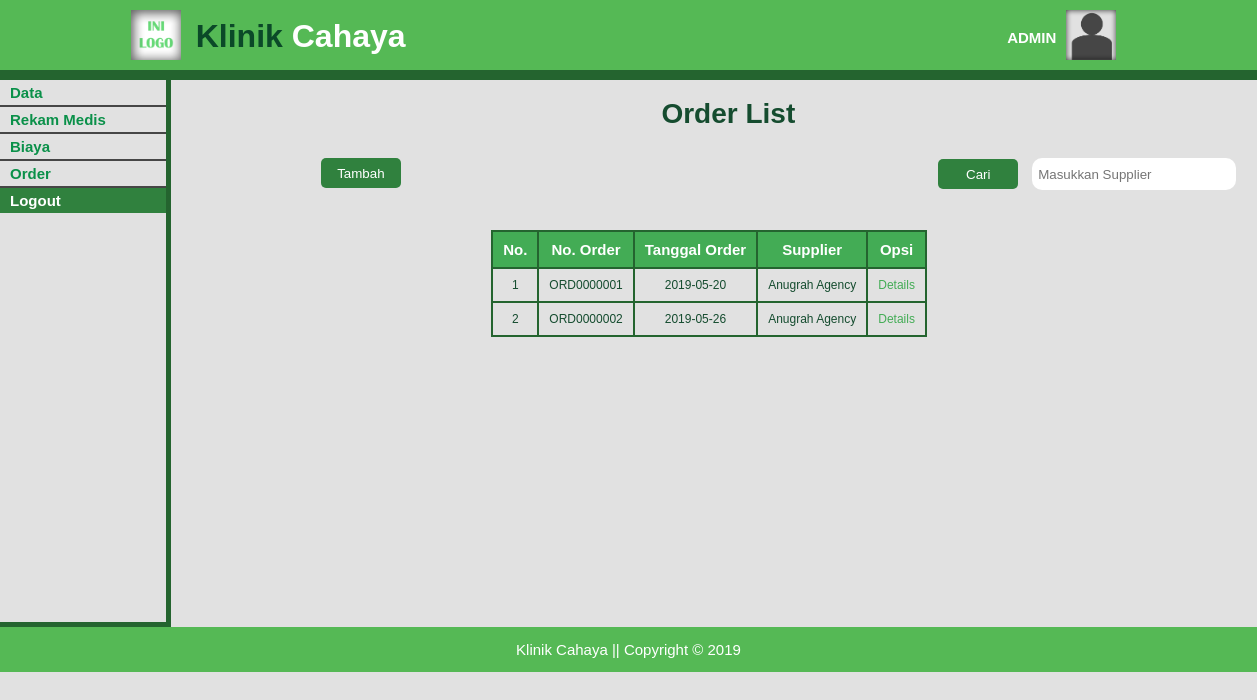
/data_order-a.php (signed in), run on the app's committed database.
### tables this page shows
CREATE TABLE `tb_order` (
  `no_order` varchar(10) NOT NULL,
  `tgl_order` date DEFAULT NULL,
  `id_supplier` varchar(8) DEFAULT NULL
);

CREATE TABLE `tb_supplier` (
  `id_supplier` varchar(8) NOT NULL,
  `nama` varchar(30) DEFAULT NULL,
  `deskripsi` varchar(30) DEFAULT NULL,
  `telp` varchar(15) DEFAULT NULL,
  `alamat` varchar(100) DEFAULT NULL,
  `kota` varchar(30) DEFAULT NULL
);

### data_order-a.php (the view, shortened to what this page needs)
<!DOCTYPE html>
<html>
  <head>
    <link rel="stylesheet" href="./css/data-c_style.css">
  </head>
  <body>
    <header>
      <div class="container">
        <div id="logo">
          <img src="./img/ini_logo.png" alt="Logo">
          <a href="index-a.php"><span class="hightlight">Klinik</span> Cahaya</a>
        </div>
        <div id="profil">
          <img src="./img/pp.png" alt="Profil">
          <h4>ADMIN</h4>
        </div>
      </div>
    </header>
    <section id="sidemenu">
      <div class="container">
        <ul>
          <li class="main">Data
          </li>
          <li class="main"><a href="data_rm-a.php">Rekam Medis</a></li>
					<li class="main">Biaya
          </li>
          <li class="main"><a href="data_order-a.php">Order</a></li>
          <li id="logout"><a href="logout-action.php">Logout</a></li>
        </ul>
      </div>
    </section>
    <section id="content">
      <div class="container">
        <div class="title">
          <h2>Order List</h2>
        </div>
        <div class="button">
          <a href="add-order.php"><button type="button" name="tambah">Tambah</button></a>
					<form class="search" action="" method="post">
						<input class="submit" type="submit" name="cariB" value="Cari">
	          <input class="text" type="text" name="cari" placeholder="&nbsp;Masukkan Supplier">
					</form>
        </div>
        <br>
        <div class="table">
          <table border=1px>
            <tr>
              <th>No.</th>
              <th>No. Order</th>
              <th>Tanggal Order</th>
              <th>Supplier</th>
              <th>Opsi</th>
            </tr>
            <?php
              include('connect.php');
							$cari = empty($_POST['cariB']) ? '' : $_POST['cariB'];
							$inputan = empty($_POST['cari']) ? '' : $_POST['cari'];
							if (isset($cari)) {
								if ($inputan != "") {
									$sql = mysqli_query($connect,"SELECT o.`no_order`,o.`tgl_order`,s.nama  FROM tb_supplier AS s  INNER JOIN `tb_order`AS o USING(id_supplier) WHERE s.nama like '%$inputan%'");
								}else{
									$sql = mysqli_query($connect,"SELECT o.`no_order`,o.`tgl_order`,s.nama  FROM tb_supplier AS s  INNER JOIN `tb_order`AS o USING(id_supplier)");
								}
							}else{
									$sql = mysqli_query($connect,"SELECT o.`no_order`,o.`tgl_order`,s.nama  FROM tb_supplier AS s  INNER JOIN `tb_order`AS o USING(id_supplier)");
							}
              $no = 1;
              while ($data = mysqli_fetch_array($sql)) {
              ?>
              <tr>
                <td><?php echo $no++; ?></td>
                <td><?php echo $data['no_order']; ?></td>
                <td><?php echo $data['tgl_order']; ?></td>
                <td><?php echo $data['nama']; ?></td>
                <td>
                  <a class="edit" href="detail_order.php?id=<?php echo $data['no_order'] ?>">Details</a>
                </td>
              </tr>
            <?php  }
             ?>
          </table>
        </div>
      </div>
    </section>
    <footer>
      <div class="container">
        <p>Klinik Cahaya || Copyright &copy; 2019</p>
      </div>
    </footer>
  </body>
</html>

### css/data-c_style.css (style rules this page uses)
body { background-color: #e1e1e1; font: 15px/1 arial,sans-serif; padding: 0; margin: 0; }
.container { width: 80%; margin: auto; overflow: hidden; }
ul { margin: 0; padding: 0; }
header { padding: 10px 0 10px 0; background-color: #55b955; border-bottom: #24642f 10px solid; color : #ffffff; }
header img { width: 50px; height: 50px; }
header #logo img { float:left; padding-left: 5px; }
header #logo a { text-decoration: none; color: white; font-size: 32px; font-weight: bold; float: left; padding: 10px 0 0 15px; }
header .hightlight { color:#0b4928; }
header #profil img { float: right; padding-right: 15px; }
header #profil h4 { float:right; margin: 0; padding: 20px 10px 0 0; }
#sidemenu { padding: 0 0 0 0; color: #0a9049; font-size: 15px; font-weight: bold; float: left; }
#sidemenu .container { width: 150%; margin: auto; left: auto; right: auto; min-height: 542px; border-right: #24642f 5px solid; border-bottom: #24642f 5px solid; }
#sidemenu .main { border-bottom: #464646 2px solid; }
#sidemenu ul li { padding: 5px 0 5px 10px;; }
#sidemenu a { text-decoration: none; color: #0a9049; }
#logout { background-color: #30813e; }
#logout a { color: #ffffff; }
#content { margin: 0; padding: 0 0 0 60px; min-height: 542px; color:#154c2f; text-align: center; float: left; }
#content .container { width:200%; margin:auto; min-height: 500px; }
#content .title { width: 85%; padding: 20px 0 20px 100px; margin: 0; }
#content .button { width: 99%; padding-top: 20px; text-align: right; margin: 0 0 0 0; padding: 10px 0 0 0; }
.search { float: right; }
.submit { background-color: #30813e; color: #ffffff; width: 80px; height: 30px; border: none; border-radius: 5px; margin: 0 10px 0 0; }
.text { border: none; width: 200px; height: 30px; border-radius: 10px; }
#content .button button { background-color: #30813e; color: #ffffff; width: 80px; height: 30px; border: none; border-radius: 5px; margin: 0 10px 0 150px; float: left; }
#content .title h2 { font-size: 28px; margin: 0; padding: 0; }
#content .table { width:100%; margin: 0; padding: 40px 0 0 0; text-align: -webkit-center; clear: both; }
table { border-collapse: collapse; }
table th, td { border: 2px solid #24642f; padding: 10px; text-align: center; }
th { background-color: #43ac55; color: #ffffff; }
td { font-size: 12px; }
td a { text-decoration: none; color: #43ac55; }
footer { clear: both; background-color: #55b955; text-align: center; color: #ffffff; }

### data on the page
tb_order: no_order "ORD0000001", tgl_order "2019-05-20", id_supplier.nama "Anugrah Agency"
tb_order: no_order "ORD0000002", tgl_order "2019-05-26", id_supplier.nama "Anugrah Agency"
